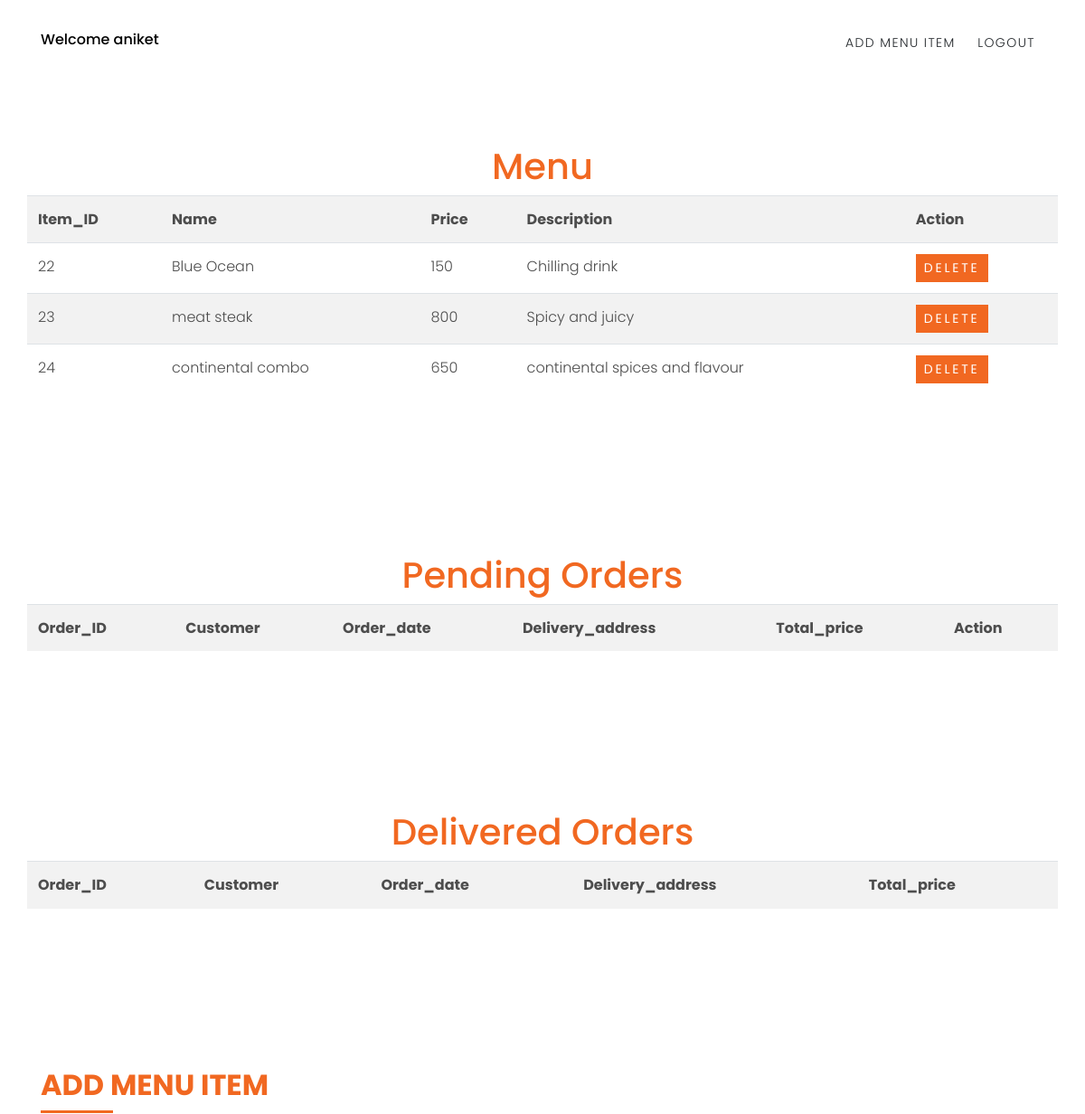
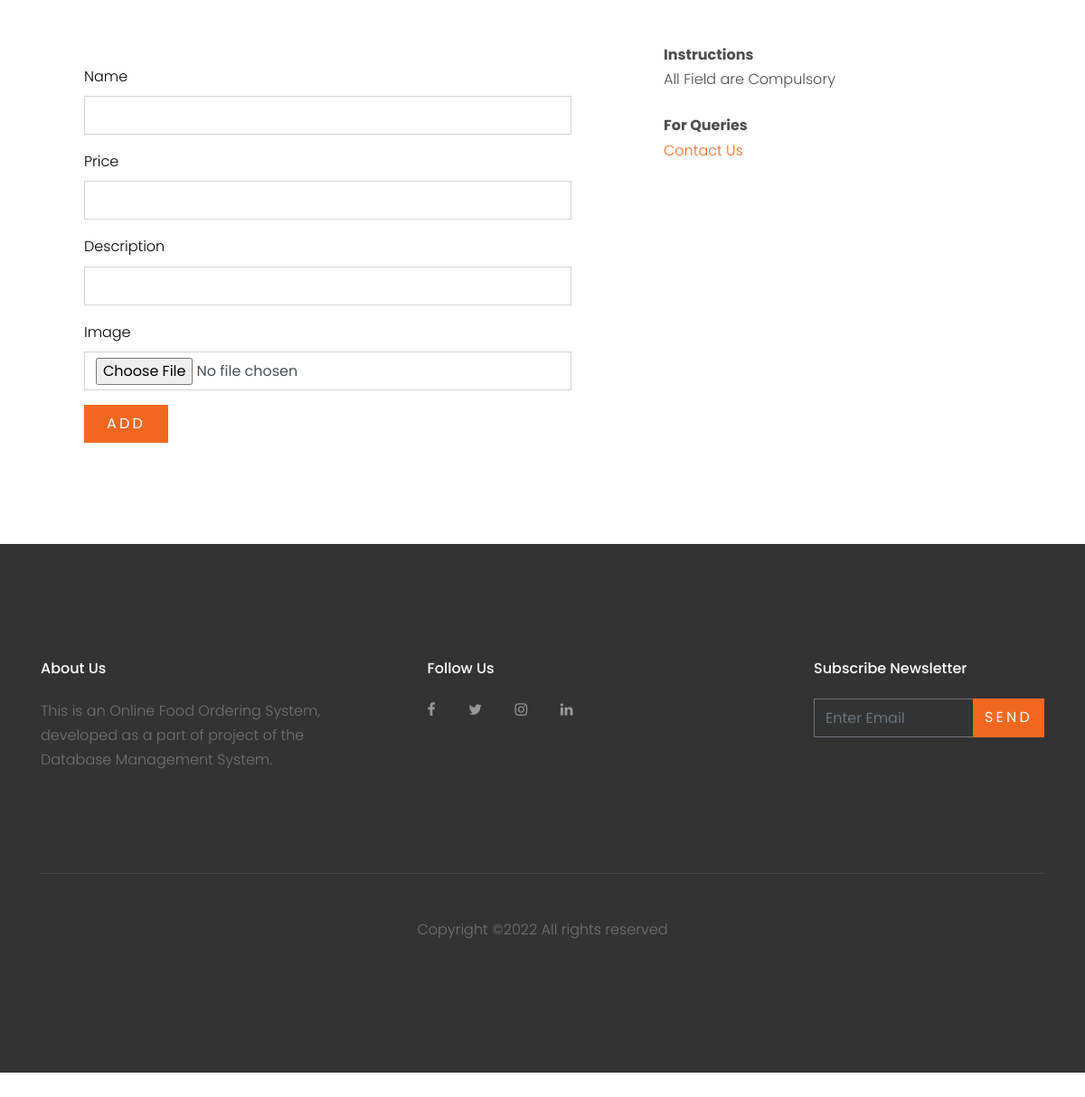
The app's page /manager.php (signed in) with its own data (2 pictures, top to bottom).
### tables this page shows
CREATE TABLE `manager` (
  `username` varchar(30) NOT NULL,
  `name` varchar(30) NOT NULL,
  `email` varchar(30) NOT NULL,
  `address` varchar(100) NOT NULL,
  `password` varchar(30) NOT NULL,
  `contact_no` varchar(30) NOT NULL,
  `R_ID` int(30) NOT NULL
);

CREATE TABLE `menu_item` (
  `item_ID` int(30) NOT NULL,
  `name` varchar(30) NOT NULL,
  `price` int(30) NOT NULL,
  `description` varchar(30) NOT NULL,
  `R_ID` int(30) NOT NULL
);

### manager.php (the view, shortened to what this page needs)
<?php
    $conn = Connect();
?>
<!DOCTYPE html>
<html lang="en">
  <head>
    <link rel="stylesheet" href="fonts/icomoon/style.css">
    <link rel="stylesheet" href="css/bootstrap.min.css">
    <link rel="stylesheet" href="css/magnific-popup.css">
    <link rel="stylesheet" href="css/jquery-ui.css">
    <link rel="stylesheet" href="css/owl.carousel.min.css">
    <link rel="stylesheet" href="css/owl.theme.default.min.css">
    <link rel="stylesheet" href="css/bootstrap-datepicker.css">
    <link rel="stylesheet" href="fonts/flaticon/font/flaticon.css">
    <link rel="stylesheet" href="css/aos.css">
    <link rel="stylesheet" href="css/style.css">
  </head>
  <body data-spy="scroll" data-target=".site-navbar-target" data-offset="200">
    <header class="site-navbar py-3 js-site-navbar site-navbar-target" role="banner" id="site-navbar">
      <div class="container">
        <div class="row align-items-center">
          <div class="col-11 col-xl-4 site-logo">
            <a href="manager.php" class="text-white h6 mb-0" style="color: #000000 !important">
                <?php
                    $username = $_SESSION['login_manager'];
                    $query="select * from manager where username='$username'";
                    $result = $conn->query($query);
                    echo "Welcome ";
                    if($result->num_rows>0){
                        $row = $result->fetch_assoc();
                        echo $row['name'];
                    }
                ?>
            </a>
          </div>
          <div class="col-12 col-md-8 d-none d-xl-block">
            <nav class="site-navigation position-relative text-right" role="navigation">
              <ul class="site-menu js-clone-nav mx-auto d-none d-lg-block">
                <li><a href="#section-add" class="nav-link" style="color: #212529 !important">Add Menu Item</a></li>
                <li><a href="logout.php" class="nav-link" style="color: #212529 !important">Logout</a></li>
              </ul>
            </nav>
          </div>
          </div>
        </div>
    </header>
    <div  class="site-section" style="padding-top: 10rem">
        <h1 class="text-center text-primary">
            Menu
        </h1>
        <table class="table table-striped table-hover container">
                        <tr>
                            <th>Item_ID</th>
                            <th>Name</th>
                            <th>Price</th>
                            <th>Description</th>
                            <th>Action</th>
                        </tr>
            <?php
                $username = $_SESSION['login_manager'];
                $query="select * from manager, menu_item where manager.username='$username' and menu_item.R_ID=manager.R_ID order by menu_item.item_ID";
                $result = $conn->query($query);
                while($row=($result->fetch_assoc())){
                    echo
                    '
                            <tr>
                                <td>'.$row['item_ID'].'</td>
                                <td>'.$row['name'].'</td>
                                <td>'.$row['price'].'</td>
                                <td>'.$row['description'].'</td>
                                <td>
                                <a href="delete_item_action.php?id='.$row['item_ID'].'" type="button" class="btn btn-primary btn-sm text-white">Delete</a>
                                </td>
                            </tr>
                    ';
                }
            ?>
        </table>
    </div>
    <div  class="site-section" >
        <h1 class="text-center text-primary">
            Pending Orders
        </h1>
        <table class="table table-striped table-hover container">
                        <tr>
                            <th>Order_ID</th>
                            <th>Customer</th>
                            <th>Order_date</th>
                            <th>Delivery_address</th>
                            <th>Total_price</th>
                            <th>Action</th>
                        </tr>
        </table>
    </div>
    <div  class="site-section" >
            <h1 class="text-center text-primary">
                Delivered Orders
            </h1>
            <table class="table table-striped table-hover container">
                            <tr>
                                <th>Order_ID</th>
                                <th>Customer</th>
                                <th>Order_date</th>
                                <th>Delivery_address</th>
                                <th>Total_price</th>
                            </tr>
            </table>
        </div>
    <div class="site-section" id="section-add">
        <div class="container">
            <div class="row mb-5">
                <div class="col-md-12 order-md-1" data-aos="fade-up">
                    <div class="text-left pb-1 border-primary mb-4">
                    <h2 class="text-primary">ADD MENU ITEM</h2>
                </div>
                <div id="customersignup">
                    <div class="row">
                        <div class="col-md-7">
                            <form action="add_item_action.php" method="POST" enctype="multipart/form-data" class="p-5 bg-white">
                            <div class="row form-group">
                                <div class="col-md-12 mb-6 mb-md-0">
                                <label class="text-black" for="name">Name</label>
                                <input type="text" name="name"  id="name" class="form-control" required>
                                </div>
                            </div>
                            <div class="row form-group">
                                <div class="col-md-12 mb-6 mb-md-0">
                                <label class="text-black" for="price">Price</label>
                                <input type="number" step="0.5" name="price"  id="price" class="form-control" required>
                                </div>
                            </div>
                            <div class="row form-group">
                                <div class="col-md-12 mb-6 mb-md-0">
                                <label class="text-black" for="description">Description</label>
                                <input type="text" name="description"  id="description" class="form-control" required>
                                </div>
                            </div>
                            <div class="row form-group">
                                <div class="col-md-12 mb-6 mb-md-0">
                                <label class="text-black" for="fileToUpload">Image</label>
                                <input type="file" name="fileToUpload" id="fileToUpload" class="form-control" required>
                                </div>
                            </div>
                            <div class="row form-group">
                                <div class="col-md-12">
                                <input type="submit"  name="submit" value="ADD" class="btn btn-primary py-2 px-4 text-white">
                                </div>
                            </div>
                            </form>
                        </div>
                        <div class="col-md-5">
                            <div class="p-4 mb-3 bg-white">
                            <p class="mb-0 font-weight-bold">Instructions</p>
                            <p class="mb-4">All Field are Compulsory</p>
                            <p class="mb-0 font-weight-bold">For Queries</p>
                            <p class="mb-4"><a href="#section-contact">Contact Us</a></p>
                            </div>
                        </div>
                    </div>
                </div>
            </div>
        </div>
    </div>
    <footer class="site-footer">
      <div class="container">
        <div class="row">
          <div class="col-md-9">
            <div class="row">
              <div class="col-md-5 mr-auto">
                <h2 class="footer-heading mb-4">About Us</h2>
                <p>This is an Online Food Ordering System, developed as a part of project of the Database Management System.</p>
              </div>
              <div class="col-md-6">
                <h2 class="footer-heading mb-4">Follow Us</h2>
                <a href="#" class="pl-0 pr-3"><span class="icon-facebook"></span></a>
                <a href="#" class="pl-3 pr-3"><span class="icon-twitter"></span></a>
                <a href="#" class="pl-3 pr-3"><span class="icon-instagram"></span></a>
                <a href="#" class="pl-3 pr-3"><span class="icon-linkedin"></span></a>
              </div>
            </div>
          </div>
          <div class="col-md-3">
            <h2 class="footer-heading mb-4">Subscribe Newsletter</h2>
            <form action="#" method="post">
              <div class="input-group mb-3">
                <input type="text" class="form-control border-secondary text-white bg-transparent" placeholder="Enter Email" aria-label="Enter Email" aria-describedby="button-addon2">
                <div class="input-group-append">
                  <button class="btn btn-primary text-white" type="button" id="button-addon2">Send</button>
                </div>
              </div>
            </form>
          </div>
        </div>
        <div class="row pt-5 mt-5 text-center">
          <div class="col-md-12">
            <div class="border-top pt-5">
              <p>
            Copyright &copy;<script>document.write(new Date().getFullYear());</script> All rights reserved
            </p>
            </div>
          </div>
        </div>
      </div>
    </footer>
  </body>
</html>

### css/style.css (style rules this page uses)
body { line-height: 1.7; color: #4d4d4d; font-weight: 300; font-size: 1rem; }
a { -webkit-transition: .3s all ease; -o-transition: .3s all ease; transition: .3s all ease; }
h1, h2, h3, h4, h5, .h1, .h2, .h3, .h4, .h5 { font-family: "Poppins", -apple-system, BlinkMacSystemFont, "Segoe UI", Roboto, "Helvetica Neue", Arial, sans-serif, "Apple Color Emoji", "Segoe UI Emoji", "Segoe UI Symbol", "Noto Color Emoji"; }
.text-black { color: #000 !important; }
.btn { text-transform: uppercase; letter-spacing: .2em; border-radius: 0; }
.form-control { height: 43px; border-radius: 0; }
.site-section { padding: 2.5em 0; }
@media (min-width: 768px) { .site-section { padding: 5em 0; } }
.border-top { border-top: 1px solid #edf0f5 !important; }
.site-footer { padding: 4em 0; background: #333333; }
@media (min-width: 768px) { .site-footer { padding: 8em 0; } }
.site-footer .border-top { border-top: 1px solid rgba(255, 255, 255, 0.1) !important; }
.site-footer p { color: #737373; }
.site-footer h2, .site-footer h3, .site-footer h4, .site-footer h5 { color: #fff; }
.site-footer a { color: #999999; }
.site-footer .footer-heading { font-size: 16px; color: #fff; }
.site-navbar { margin-bottom: 0px; z-index: 1999; position: absolute; width: 100%; }
.site-navbar .site-logo { position: relative; top: -4px; }
.site-navbar .site-logo a { color: #fff; }
.site-navbar .site-navigation .site-menu { margin-bottom: 0; }
.site-navbar .site-navigation .site-menu a { text-decoration: none !important; display: inline-block; text-transform: uppercase; letter-spacing: .1em; font-size: 14px; }
.site-navbar .site-navigation .site-menu > li { display: inline-block; padding: 10px 10px; }
.site-navbar .site-navigation .site-menu > li > a { padding: 10px 0px; color: #fff; text-decoration: none !important; }
.site-mobile-menu .site-nav-wrap { padding: 0; margin: 0; list-style: none; position: relative; }
.site-mobile-menu .site-nav-wrap a { padding: 10px 20px; display: block; position: relative; color: #212529; }
.site-mobile-menu .site-nav-wrap li { position: relative; display: block; }
.site-mobile-menu .site-nav-wrap > li { display: block; position: relative; float: left; width: 100%; }
.site-mobile-menu .site-nav-wrap > li > a { padding-left: 20px; font-size: 20px; }
.border-primary { position: relative; }
.border-primary h2 { text-transform: uppercase; font-weight: 700 !important; }
.border-primary:after { position: absolute; content: ""; bottom: 0; width: 80px; height: 3px; background: #f16821; }
.border-primary.text-left:after { -webkit-transform: translateX(0%); -ms-transform: translateX(0%); transform: translateX(0%); }

### records on screen
manager: name "aniket", menu_item.item_ID "22", menu_item.name "Blue Ocean", menu_item.price "150", menu_item.description "Chilling drink", menu_item.item_ID "23", menu_item.name "meat steak", menu_item.price "800", menu_item.description "Spicy and juicy", menu_item.item_ID "24", menu_item.name "continental combo", menu_item.price "650", menu_item.description "continental spices and flavour"
